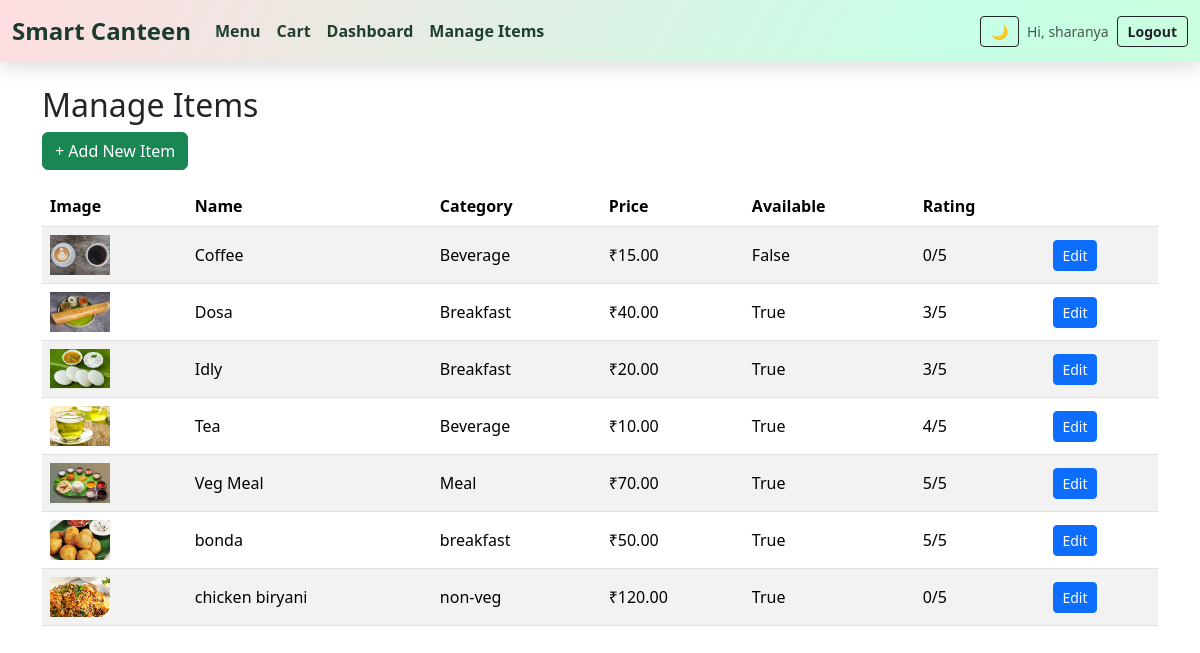
The page /items/manage/ (signed in) on the database its author committed.
### menu_app/models.py (models this page shows, shortened)
class Item(models.Model):
    name = models.CharField(max_length=100)
    description = models.TextField(blank=True)
    price = models.DecimalField(max_digits=7, decimal_places=2)
    category = models.CharField(
        max_length=50,
        choices=CATEGORY_CHOICES,
        blank=True
    )
    available = models.BooleanField(default=True)
    image = models.ImageField(
        upload_to='menu_images/',
        blank=True,
        null=True
    )
    rating = models.PositiveIntegerField(
        default=0,
        validators=[
            MinValueValidator(0),
            MaxValueValidator(5)
        ]
    )

### menu_app/views.py (the view)
# urls.py: path('items/manage/', views.manage_items, name='manage_items'),
@user_passes_test(lambda u: u.is_staff)
def manage_items(request):
    items = Item.objects.all().order_by('name')
    return render(request, 'items/manage_list.html', {'items': items})

### templates/items/manage_list.html
{% extends 'base.html' %}
{% block content %}
<h2>Manage Items</h2>
<div class="mb-3">
  <a href="{% url 'item_create' %}" class="btn btn-success">+ Add New Item</a>
</div>
<table class="table table-striped align-middle">
  <thead>
    <tr>
      <th>Image</th>
      <th>Name</th>
      <th>Category</th>
      <th>Price</th>
      <th>Available</th>
      <th>Rating</th>
      <th></th>
    </tr>
  </thead>
  <tbody>
    {% for item in items %}
    <tr>
      <td>
        {% if item.image %}
        <img src="{{ item.image.url }}" width="60" height="40" style="object-fit:cover;">
        {% else %}
        -
        {% endif %}
      </td>
      <td>{{ item.name }}</td>
      <td>{{ item.category }}</td>
      <td>₹{{ item.price }}</td>
      <td>{{ item.available }}</td>
      <td>{{ item.rating }}/5</td>
      <td>
        <a href="{% url 'item_edit' item.id %}" class="btn btn-sm btn-primary">Edit</a>
      </td>
    </tr>
    {% empty %}
    <tr><td colspan="7">No items.</td></tr>
    {% endfor %}
  </tbody>
</table>
{% endblock %}

### templates/base.html (shortened to what this page needs)
<!DOCTYPE html>
<html lang="en" data-bs-theme="light" id="htmlRoot">
<head>
  <link href="https://cdn.jsdelivr.net/npm/bootstrap@5.3.3/dist/css/bootstrap.min.css" rel="stylesheet">
</head>
<body>
  <nav class="navbar navbar-expand-lg animated-navbar fixed-top">
    <div class="container-fluid">
      <a class="navbar-brand" href="{% url 'home' %}">Smart Canteen</a>
      <div class="collapse navbar-collapse" id="navbarNav">
        <ul class="navbar-nav me-auto">
          <li class="nav-item"><a class="nav-link" href="{% url 'menu_list' %}">Menu</a></li>
          <li class="nav-item"><a class="nav-link" href="{% url 'cart_view' %}">Cart</a></li>
          {% if user.is_staff %}
          <li class="nav-item"><a class="nav-link" href="{% url 'dashboard' %}">Dashboard</a></li>
          <li class="nav-item"><a class="nav-link" href="{% url 'manage_items' %}">Manage Items</a></li>
          {% endif %}
        </ul>
        <div class="d-flex align-items-center gap-2">
          <button class="btn btn-outline-dark btn-sm" id="themeToggle">🌙</button>
          {% if user.is_authenticated %}
          <span class="navbar-text small">Hi, {{ user.username }}</span>
          <form method="post" action="{% url 'logout' %}" style="display:inline;">
            <button class="btn btn-outline-dark btn-sm">Logout</button>
          </form>
          {% else %}
          <a href="{% url 'login' %}" class="btn btn-outline-dark btn-sm">Login</a>
          <a href="{% url 'register' %}" class="btn btn-success btn-sm">Signup</a>
          {% endif %}
        </div>
      </div>
    </div>
  </nav>
  <div class="container mt-3">
    {% block content %}{% endblock %}
  </div>
</body>
</html>

### templates/base.html (style rules this page uses)
body { padding-top: 70px; }
.animated-navbar { background: linear-gradient(120deg, #ffdde1, #c6ffe6, #d4f8c4, #ffe9c8, #ffd6e8, #e0d7ff); background-size: 400% 400%; animation: rainbowFlow 12s ease infinite; padding: 10px 0; box-shadow: 0 4px 20px rgba(0, 0, 0, 0.15); backdrop-filter: blur(10px); }
.animated-navbar .navbar-brand { color: #1a3b2f !important; font-weight: 800; font-size: 1.5rem; }
.animated-navbar .nav-link { color: #1f3f32 !important; font-weight: 600; transition: 0.3s ease; }
.animated-navbar .btn-outline-dark, .animated-navbar .btn-success { font-weight: 600; padding: 4px 10px; }
.animated-navbar { padding: 8px 0 !important; }

### rows shown on the page
Item: image (picture), name "Coffee", category "Beverage", price "15.00", available "False", rating "0"
Item: image (picture), name "Dosa", category "Breakfast", price "40.00", available "True", rating "3"
Item: image (picture), name "Idly", category "Breakfast", price "20.00", available "True", rating "3"
Item: image (picture), name "Tea", category "Beverage", price "10.00", available "True", rating "4"
Item: image (picture), name "Veg Meal", category "Meal", price "70.00", available "True", rating "5"
Item: image (picture), name "bonda", category "breakfast", price "50.00", available "True", rating "5"
Item: image (picture), name "chicken biryani", category "non-veg", price "120.00", available "True", rating "0"

### other values the page prints
{{ user.username }} "sharanya"
